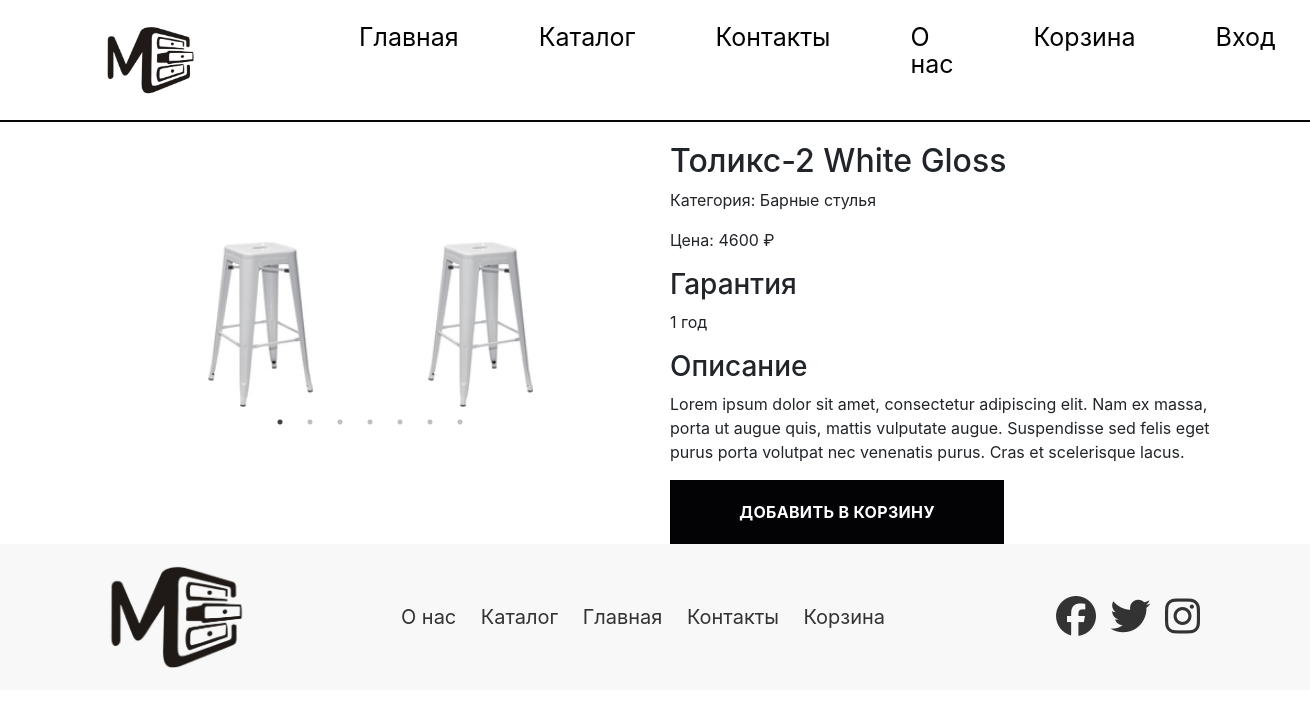
Screenshot of /product.php?id=482 with the database file from the repository.
### tables this page shows
CREATE TABLE `products` (
  `id` int NOT NULL,
  `name` varchar(255) NOT NULL,
  `price` varchar(255) NOT NULL,
  `img` varchar(255) NOT NULL,
  `category` varchar(255) NOT NULL,
  `subscriptions` varchar(255) NOT NULL,
  `garant` varchar(255) NOT NULL
);

### product.php (the view, shortened to what this page needs)
<!DOCTYPE html>
<html lang="en">
<head>
    <link rel="stylesheet" href="styles/style.css">
    <link rel="stylesheet" href="style.css">
    <link rel="stylesheet" href="https://maxcdn.bootstrapcdn.com/bootstrap/4.0.0/css/bootstrap.min.css">
    <link rel="stylesheet" type="text/css" href="https://cdn.jsdelivr.net/npm/slick-carousel@1.8.1/slick/slick.css" />
    <link rel="stylesheet" type="text/css" href="https://cdn.jsdelivr.net/npm/slick-carousel@1.8.1/slick/slick-theme.css" />
</head>
<body>
    <?php require "header.php"; ?>
    <?php
    $product_id = isset($_GET['id']) ? $_GET['id'] : 1;
    $servername = "localhost";
    $username = "root";
    $password = "";
    $dbname = "Furniture";
    $conn = new mysqli($servername, $username, $password, $dbname);
    $sql = "SELECT * FROM products WHERE id = $product_id";
    $result = $conn->query($sql);
    if ($result->num_rows > 0) {
        $row = $result->fetch_assoc();
    ?>
        <div class="container">
            <div class="row">
                <div class="col-md-6">
                    <div class="small-slider">
                        <div><img src="<?php echo $row['img']; ?>" alt="<?php echo $row['name']; ?>"></div>
                        <div><img src="<?php echo $row['img']; ?>" alt="<?php echo $row['name']; ?>"></div>
                        <div><img src="<?php echo $row['img']; ?>" alt="<?php echo $row['name']; ?>"></div>
                        <div><img src="<?php echo $row['img']; ?>" alt="<?php echo $row['name']; ?>"></div>
                    </div>
                </div>
                <div class="col-md-6">
                    <h2><?php echo $row['name']; ?></h2>
                    <p>Категория: <?php echo $row['category']; ?></p>
                    <p>Цена: <?php echo $row['price']; ?> ₽</p>
                    <h3>Гарантия</h3>
                    <p><?php echo $row['garant']; ?></p>
                    <h3>Описание</h3>
                    <p><?php echo $row['subscriptions']; ?></p>
                    <form action="product.php?id=<?php echo $product_id; ?>" method="post">
                        <button type="submit" name="add_to_cart" class="button car-button">Добавить в корзину</button>
                    </form>
                </div>
            </div>
        </div>
    <?php
    } else {
        echo "Товар не найден.";
    }
    ?>
    <?php include "footer.php" ?>
</body>
</html>

### styles/style.css (style rules this page uses)
* { padding: 0; margin: 0; }
.container { max-width: 1200px; margin: 0 auto; }
.small-slider { margin-top: 100px; }
.slick-slider { width: 100%; }
.slick-slide img { width: 100%; height: auto; }
.button { padding: 20px; width: 334px; height: 64px; background: #030305; border: 0; box-sizing: border-box; text-align: center; font-weight: bold; font-size: 16px; letter-spacing: 0.02em; text-transform: uppercase; color: #FFFFFF; transition: background-color .5s; }
.container { max-width: 1200px; margin: 0 auto; padding: 0 20px; }

### product/style.css (style rules this page uses)
* { padding: 0; margin: 0; }
.container { max-width: 1200px; margin: 0 auto; }
.button { padding: 20px; width: 334px; height: 64px; background: #030305; border: 0; box-sizing: border-box; text-align: center; font-weight: bold; font-size: 16px; letter-spacing: 0.02em; text-transform: uppercase; color: #FFFFFF; transition: background-color .5s; }
.container { max-width: 1200px; margin: 0 auto; padding: 0 20px; }

### rows the page displays
products: img (picture), name "Толикс-2 White Gloss", category "Барные стулья", price "4600", garant "1 год", subscriptions "Lorem ipsum dolor sit amet, consectetur adipiscing elit. Nam ex massa, porta ut augue quis, mattis vulputate augue. Suspendisse sed felis eget purus porta volutpat nec venenatis purus. Cras et scelerisque lacus."
